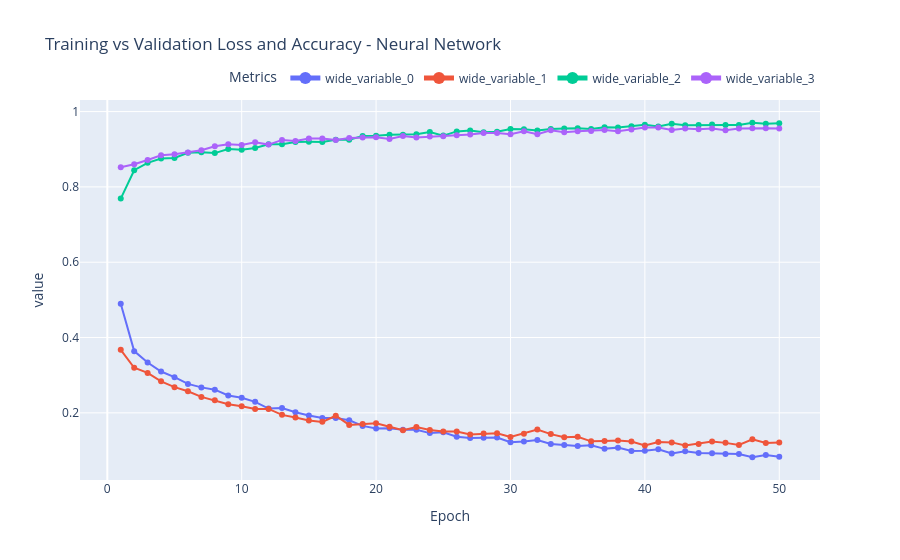

This figure's notebook cell:
### Code cell
# Training vs. Test Accuracy and Loss
fig_loss_acc5 = px.line(
    x=range(1, len(history5.history['loss']) + 1),
    y=[history5.history['loss'], history5.history['val_loss'], history5.history['accuracy'], history5.history['val_accuracy']],
    labels={"x": "Epoch", "y": "Metric Value"},
    title="Training vs Validation Loss and Accuracy - Neural Network"
)
fig_loss_acc5.update_traces(mode='lines+markers')
fig_loss_acc5.update_layout(
    legend=dict(
        title="Metrics",
        itemsizing='constant',
        orientation="h",
        yanchor="bottom",
        y=1.02,
        xanchor="right",
        x=1
    )
)
fig_loss_acc5.show()

# Classification Report
print(classification_report(yr_test5, yr_predict5))

### Figure 1 — Plotly figure (JSON) as saved in the notebook; plotly's stock layout.template omitted (floating-point values rounded to 4 significant figures)
{"data": [{"hovertemplate": "variable=wide_variable_0<br>Epoch=%{x}<br>value=%{y}<extra></extra>", "legendgroup": "wide_variable_0", "line": {"color": "#636efa", "dash": "solid"}, "marker": {"symbol": "circle"}, "mode": "lines+markers", "name": "wide_variable_0", "orientation": "v", "showlegend": true, "type": "scatter", "x": [1, 2, 3, 4, 5, 6, 7, 8, 9, 10, 11, 12, 13, 14, 15, 16, 17, 18, 19, 20, 21, 22, 23, 24, 25, 26, 27, 28, 29, 30, 31, 32, 33, 34, 35, 36, 37, 38, 39, 40, 41, 42, 43, 44, 45, 46, 47, 48, 49, 50], "xaxis": "x", "y": [0.4895, 0.3639, 0.3338, 0.3097, 0.2948, 0.2769, 0.2676, 0.2616, 0.2462, 0.24, 0.2293, 0.2113, 0.2128, 0.2014, 0.1928, 0.1866, 0.1862, 0.1802, 0.1654, 0.1586, 0.1591, 0.1549, 0.1548, 0.1462, 0.1485, 0.1367, 0.1329, 0.1341, 0.1346, 0.122, 0.1236, 0.1276, 0.1172, 0.1147, 0.1119, 0.1137, 0.1044, 0.1076, 0.09868, 0.09946, 0.1031, 0.09196, 0.09828, 0.09311, 0.09244, 0.09056, 0.0907, 0.0821, 0.0879, 0.08344], "yaxis": "y"}, {"hovertemplate": "variable=wide_variable_1<br>Epoch=%{x}<br>value=%{y}<extra></extra>", "legendgroup": "wide_variable_1", "line": {"color": "#EF553B", "dash": "solid"}, "marker": {"symbol": "circle"}, "mode": "lines+markers", "name": "wide_variable_1", "orientation": "v", "showlegend": true, "type": "scatter", "x": [1, 2, 3, 4, 5, 6, 7, 8, 9, 10, 11, 12, 13, 14, 15, 16, 17, 18, 19, 20, 21, 22, 23, 24, 25, 26, 27, 28, 29, 30, 31, 32, 33, 34, 35, 36, 37, 38, 39, 40, 41, 42, 43, 44, 45, 46, 47, 48, 49, 50], "xaxis": "x", "y": [0.3673, 0.3198, 0.306, 0.2836, 0.2683, 0.2573, 0.2424, 0.2334, 0.2228, 0.2177, 0.2101, 0.2104, 0.1946, 0.1874, 0.18, 0.176, 0.1923, 0.1679, 0.1704, 0.1722, 0.163, 0.1539, 0.1623, 0.1545, 0.1503, 0.1505, 0.1424, 0.145, 0.146, 0.1357, 0.1448, 0.1559, 0.1436, 0.1353, 0.1366, 0.1244, 0.1255, 0.1266, 0.1239, 0.1135, 0.1224, 0.1215, 0.1133, 0.1176, 0.1238, 0.1203, 0.1146, 0.13, 0.1202, 0.1212], "yaxis": "y"}, {"hovertemplate": "variable=wide_variable_2<br>Epoch=%{x}<br>value=%{y}<extra></extra>", "legendgroup": "wide_variable_2", "line": {"color": "#00cc96", "dash": "solid"}, "marker": {"symbol": "circle"}, "mode": "lines+markers", "name": "wide_variable_2", "orientation": "v", "showlegend": true, "type": "scatter", "x": [1, 2, 3, 4, 5, 6, 7, 8, 9, 10, 11, 12, 13, 14, 15, 16, 17, 18, 19, 20, 21, 22, 23, 24, 25, 26, 27, 28, 29, 30, 31, 32, 33, 34, 35, 36, 37, 38, 39, 40, 41, 42, 43, 44, 45, 46, 47, 48, 49, 50], "xaxis": "x", "y": [0.769, 0.8443, 0.8638, 0.8755, 0.8769, 0.8906, 0.8919, 0.8897, 0.9003, 0.8988, 0.9034, 0.913, 0.913, 0.9194, 0.9196, 0.9192, 0.9251, 0.9254, 0.9351, 0.9355, 0.9382, 0.9384, 0.94, 0.9455, 0.9362, 0.9473, 0.9499, 0.9449, 0.9464, 0.9537, 0.953, 0.9495, 0.9539, 0.9553, 0.9559, 0.9535, 0.9586, 0.9579, 0.9612, 0.965, 0.9604, 0.9674, 0.9639, 0.9646, 0.9659, 0.9646, 0.9641, 0.9703, 0.9677, 0.9688], "yaxis": "y"}, {"hovertemplate": "variable=wide_variable_3<br>Epoch=%{x}<br>value=%{y}<extra></extra>", "legendgroup": "wide_variable_3", "line": {"color": "#ab63fa", "dash": "solid"}, "marker": {"symbol": "circle"}, "mode": "lines+markers", "name": "wide_variable_3", "orientation": "v", "showlegend": true, "type": "scatter", "x": [1, 2, 3, 4, 5, 6, 7, 8, 9, 10, 11, 12, 13, 14, 15, 16, 17, 18, 19, 20, 21, 22, 23, 24, 25, 26, 27, 28, 29, 30, 31, 32, 33, 34, 35, 36, 37, 38, 39, 40, 41, 42, 43, 44, 45, 46, 47, 48, 49, 50], "xaxis": "x", "y": [0.8521, 0.8601, 0.8716, 0.884, 0.8866, 0.8911, 0.8973, 0.9079, 0.9132, 0.9114, 0.9185, 0.9123, 0.9247, 0.9221, 0.9283, 0.9283, 0.9247, 0.93, 0.9309, 0.9318, 0.9274, 0.9353, 0.9309, 0.9336, 0.9345, 0.9371, 0.9389, 0.9433, 0.9433, 0.9398, 0.9477, 0.9398, 0.9504, 0.9451, 0.9477, 0.9486, 0.9513, 0.9477, 0.9522, 0.9575, 0.9575, 0.9513, 0.9548, 0.9531, 0.9548, 0.9504, 0.9548, 0.9557, 0.9557, 0.9548], "yaxis": "y"}], "layout": {"legend": {"itemsizing": "constant", "orientation": "h", "title": {"text": "Metrics"}, "tracegroupgap": 0, "x": 1, "xanchor": "right", "y": 1.02, "yanchor": "bottom"}, "title": {"text": "Training vs Validation Loss and Accuracy - Neural Network"}, "xaxis": {"anchor": "y", "domain": [0, 1], "title": {"text": "Epoch"}}, "yaxis": {"anchor": "x", "domain": [0, 1], "title": {"text": "value"}}}}
